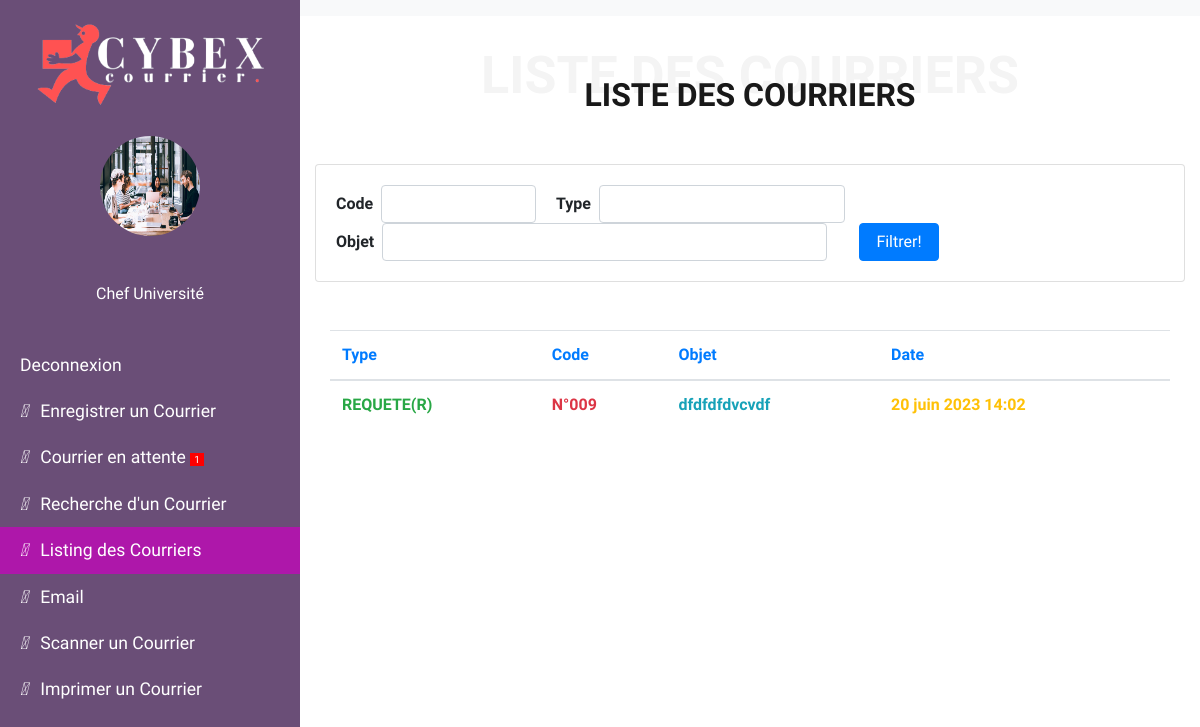
Before: /univ// with the older database file.
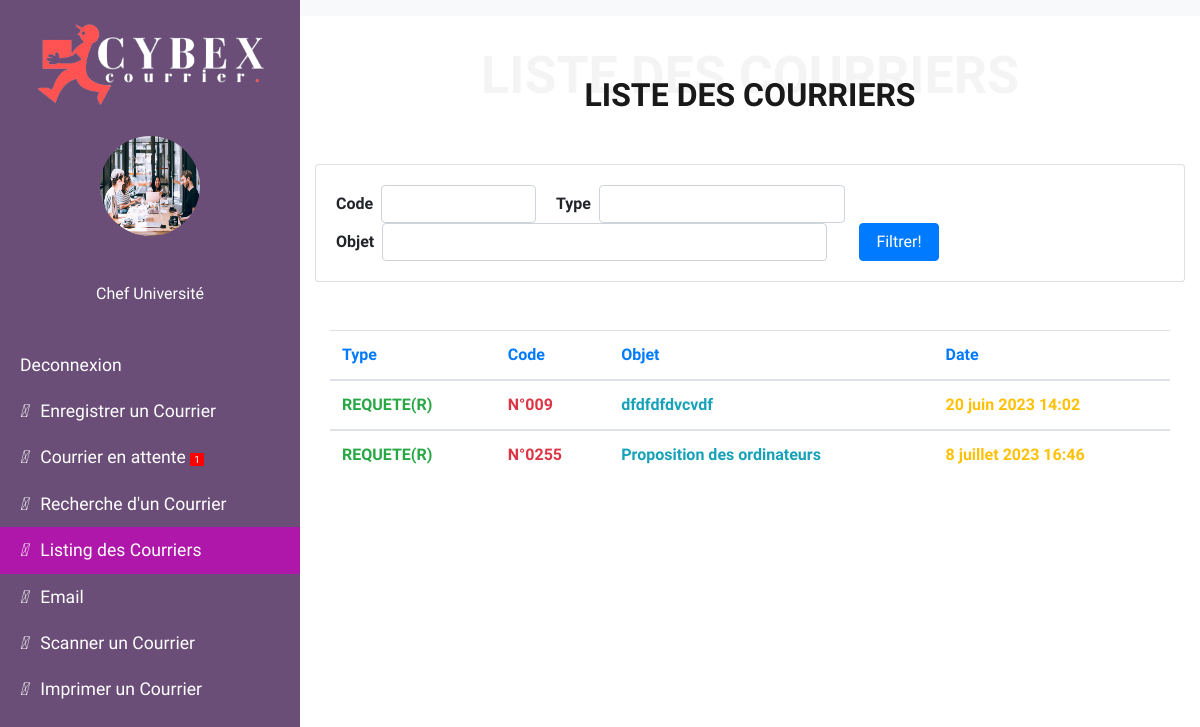
After: the same page with the newer database file.
### univ/models.py (models this page shows, shortened)
class Courrier_Univ(models.Model):
    transmetteur = models.CharField(max_length=150, choices=EMETTEUR)
    recepteur = models.CharField(max_length=100, choices=RECEPTEUR)
    types = models.CharField(max_length=100, choices=TYPES_COURRIERS)
    structure = models.CharField(max_length=100, choices=STRUCTURE, null=True, blank=True)
    code = models.CharField(max_length=100, null=False, blank=False, unique=True)
    annee = models.CharField(max_length=100, null=True, blank=True)
    date = models.DateField(blank=True, null=True, default=date.today)
    objet = models.CharField(max_length=10000, null=False, blank=False)
    service_traitement = models.CharField(max_length=150, choices=SERVICE_TRAITEMENT)
    mention = models.CharField(max_length=100, choices=MENTION, null=True, blank=True)
    is_active = models.BooleanField(default=True)
    created_at = models.DateTimeField(auto_now_add=True)
    class Meta:
        db_table = "courrier_univ"

### univ/views.py (the view)
# urls.py: path('/', views.list_courrier, name='list_courrier'),
def list_courrier(request):
    courrier = Courrier_Univ.objects.filter(mention="ETUDE ET COMPTE RENDU", is_active=True)
    count_courrier = courrier.count()
    courriers = Courrier_Univ.objects.all()
    courriers_filter = CourrierFilter(request.GET, queryset=courriers)
    return render(request, 'univ/liste_courrier.html', {'courriers': courriers,
                                                   'count_courrier': count_courrier,
                                                   'courriers_filter':courriers_filter,
                                                   })

### univ/templates/univ/liste_courrier.html (shortened to what this page needs)
{% load static %}
{% load crispy_forms_tags %}
{% load i18n %}
<!DOCTYPE html>
<html>
<head>
<link rel="stylesheet" href="https://stackpath.bootstrapcdn.com/font-awesome/4.7.0/css/font-awesome.min.css">
<link rel="stylesheet" href="https://stackpath.bootstrapcdn.com/bootstrap/4.3.1/css/bootstrap.min.css">
</head>
<body>
    <div class="wrapper">
        <nav id="sidebar">
            <div class="sidebar-header text-center">
                <img src="{% static 'landing/assets/img/cybex-logo.png' %}" class="" style="width: 250px;">
            </div>
            <div class="text-center">
                <img src="{% static 'landing/assets/img/about.jpg' %}" class="img logo rounded-circle mb-3 mt-2" style="width: 100px; height: 100px;">
            </div>
            <p class="text-center" style="color: #fff"> <br> Chef Université</p>
            <ul class="list-unstyled components">
                <li>
                    <a href="{% url 'account:index' %}">
                        Deconnexion
                    </a>
                </li>
                <li>
                    <a href="{% url 'univ:chef_univ' %}">
                        <i class="fas fa-user mr-2"></i>
                        Enregistrer un Courrier
                    </a>
                </li>
                <li>
                    <a href="{% url 'univ:courrier_attente' %}">
                        <i class="fas fa-user mr-2"></i>
                        Courrier en attente <span style="font-size:10px; border: 1px solid red; padding-left: 3px; padding-right: 3px; border-radius: %; background-color: red">{{ count_courrier }}</span>
                    </a>
                </li>
                <li>
                    <a href="{% url 'univ:search_chef' %}">
                        <i class="fas fa-tasks mr-2"></i>
                        Recherche d'un Courrier
                    </a>
                </li>
                <li class="active">
                    <a href="{% url 'univ:list_courrier' %}">
                        <i class="fas fa-cog mr-2"></i>
                        Listing des Courriers
                    </a>
                </li>
                <li>
                    <a href="{% url 'univ:envoi_email' %}">
                        <i class="fas fa-cog mr-2"></i>
                        Email
                    </a>
                </li>
                <li>
                    <a href="{% url 'univ:scan' %}">
                        <i class="fas fa-cog mr-2"></i>
                        Scanner un Courrier
                    </a>
                </li>
                <li>
                    <a href="{% url 'univ:captures' %}">
                        <i class="fas fa-cog mr-2"></i>
                        Imprimer un Courrier
                    </a>
                </li>
            </ul>
        </nav>
        <div id="content" >
            <nav class="navbar navbar-expand-lg navbar-light bg-light">
            </nav>
            <div class="container-fluid">
                <div class="section-title">
                    <span>LISTE DES COURRIERS</span>
                    <h2>LISTE DES COURRIERS</h2>
                </div>
                <div class="card card-body">
                    <form class = "form-inline" method="get">
                        {%for field in courriers_filter.form %}
                            <div class="form-group">
                                <label for="id_{{field.name}}" style="font-weight: bold;">{{field.label}}</label>&nbsp;&nbsp;
                                {{field}}
                            </div>&nbsp;&nbsp;&nbsp;&nbsp;&nbsp;
                        {%endfor%} &nbsp;&nbsp;
                        <button class="btn btn-primary" style="width: 80px" type="submit">Filtrer!</button>
                    </form>
                </div>
                <br><br>
                <div class="container">
                        <table class="table table-hover">
                            <thead>
                                <tr>
                                    <th class="text-primary" scope="col">Type</th>
                                    <th class="text-primary" scope="col">Code</th>
                                    <th class="text-primary" scope="col">Objet</th>
                                    <th class="text-primary" scope="col">Date</th>
                                </tr>
                            </thead>
                            {% for courrier in courriers_filter.qs %}
                                <tbody>
                                    <tr>
                                        <td class="text-success" style="font-weight: bold">{{courrier.types}}</td>
                                        <td class="text-danger" style="font-weight: bold">N°{{courrier.code}}</td>
                                        <td class="text-info" style="font-weight: bold">{{courrier.objet}}</td>
                                        {%language 'fr' %}
                                            <td class="text-warning" style="font-weight: bold">{{courrier.created_at}}</td>
                                        {% endlanguage %}
                                    </tr>
                                </tbody>
                            {% endfor %}
                        </table>
                </div>
            </div>
        </div>
    </div>
</body>
</html>

### univ/templates/univ/liste_courrier.html (style rules this page uses)
body { font-family: 'Quicksand', sans-serif; }
.wrapper { display: flex; width: 100%; }
.img { background-size: cover; background-repeat: no-repeat; background-position: center center; }
#sidebar { height: 100%; width: 300px; position: fixed; z-index: 1; top: 0; left: 0; background-color: #6A4E77; overflow-x: hidden; transition: all 0.3s; }
#sidebar .sidebar-header { padding: 20px; color: #fff; }
#sidebar ul.components { padding: 20px 0; }
#sidebar ul li a { padding: 10px; padding-left: 20px; font-size: 1.1em; display: block; color: #fff; text-decoration: none; }
#content { width: 100%; padding-left: 300px; transition: all 0.3s; }
.active { background-color: #ae17aa; }
.section-title { margin-top: 30px; text-align: center; padding: 30px 0; position: relative; }
.section-title h2 { font-size: 32px; font-weight: 700; text-transform: uppercase; margin-bottom: 20px; padding-bottom: 0; color: #191919; position: relative; z-index: 2; }
.section-title span { position: absolute; top: 30px; color: #f4f4f4; left: 0; right: 0; z-index: 1; font-weight: 700; font-size: 52px; text-transform: uppercase; line-height: 0; }

Changed rows visible on the page:
added Courrier_Univ: types "REQUETE(R)", code "0255", objet "Proposition des ordinateurs", created_at "8 juillet 2023 16:46"
